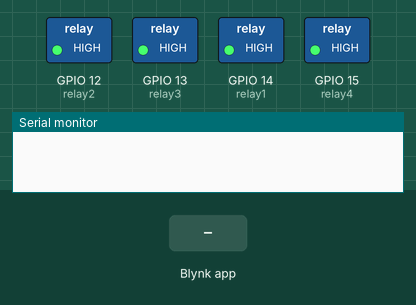
Recording of a sketch running on a simulated ESP8266 (NodeMCU). Shown: switched loads named in the sketch (green lamp = pin HIGH), the last lines printed to the serial monitor. Inputs (shaded band) come from the test bench. WiFi joins after 1.5 s; servers stay silent unless stated.

Above: at 3.0 s.
3.1 s: Blynk app writes 1 to V0
At 4.2 s:
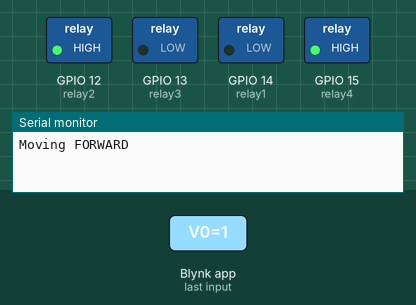
4.6 s: Blynk app writes 1 to V1
At 5.3 s:
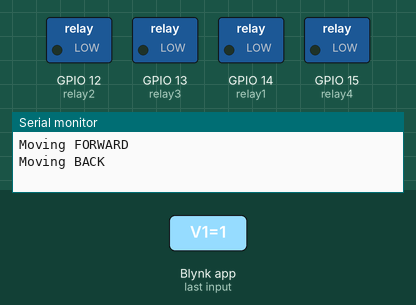
6.1 s: Blynk app writes 0 to V0
At 6.5 s:
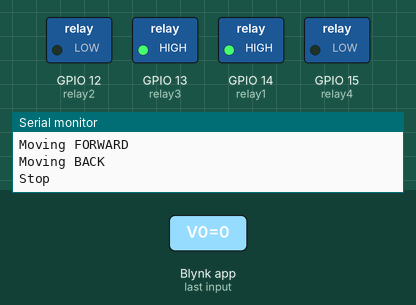
7.6 s: Blynk app writes 1 to V2
At 8.8 s:
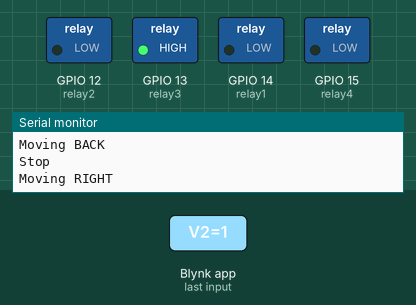
9.1 s: Blynk app writes 0 to V1
At 9.9 s:
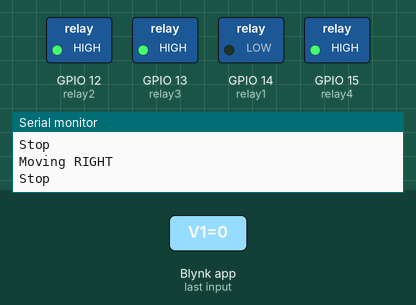
10.6 s: Blynk app writes 1 to V3
At 11.1 s:
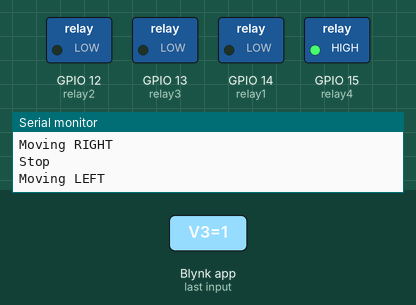
Timing chart, 0 to 13.1 s (numbered marks = the images above; inputs shaded):
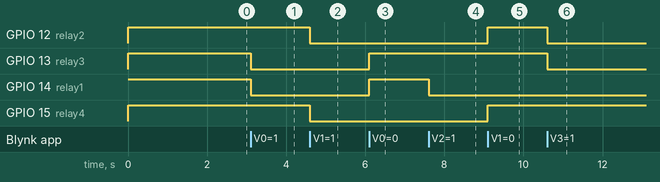

Measured:
- after the input at 3.1 s, GPIO 13 (relay3), GPIO 14 (relay1): HIGH → LOW at once
- after the input at 4.6 s, GPIO 12 (relay2), GPIO 15 (relay4): HIGH → LOW at once
- after the input at 6.1 s, GPIO 13 (relay3), GPIO 14 (relay1): LOW → HIGH at once
- after the input at 7.6 s, GPIO 14 (relay1): HIGH → LOW at once
- after the input at 9.1 s, GPIO 12 (relay2), GPIO 15 (relay4): LOW → HIGH at once
- after the input at 10.6 s, GPIO 12 (relay2), GPIO 13 (relay3): HIGH → LOW at once

The sketch:

IOT_CAR_TK_CODE.ino
```cpp
//This code is written to control the four wheel drive system using the relay module Check-out the wiring before using this code.

#define BLYNK_TEMPLATE_ID "TMPLlKf684b_"
#define BLYNK_TEMPLATE_NAME "car iot based"
#include <Blynk.h>
#define BLYNK_PRINT Serial
#include <ESP8266WiFi.h>
#include <BlynkSimpleEsp8266.h>

char auth[] = "xHFxPX9Z0HhtSe5eCmlIqi7T3iClFr_W";
char ssid[] = "ROBOT";
char pass[] = "ROBOT123";

int relay1 = 14;
int relay2 = 12;
int relay3 = 13;
int relay4 = 15;

void setup()
{
 pinMode(relay1, OUTPUT);
 pinMode(relay2, OUTPUT);
 pinMode(relay3, OUTPUT);
 pinMode(relay4, OUTPUT);

 digitalWrite(relay1, HIGH);
 digitalWrite(relay2, HIGH);
 digitalWrite(relay3, HIGH);
 digitalWrite(relay4, HIGH);

 Serial.begin(9600);
 Blynk.begin(auth, ssid, pass);

}

void loop()
{
 Blynk.run();
}

BLYNK_WRITE(V0)
{
  int forward = param.asInt();
  if (forward == 1)
    {
      Serial.println("Moving FORWARD");
      digitalWrite(relay1,LOW);
      digitalWrite(relay3,LOW);
    }
  else
    {
      Serial.println("Stop");
      digitalWrite(relay1,HIGH);
      digitalWrite(relay3,HIGH);
    }
}

BLYNK_WRITE(V1)
{
  int back = param.asInt();
  if (back == 1)
    {
      Serial.println("Moving BACK");
      digitalWrite(relay2,LOW);
      digitalWrite(relay4,LOW);
    }
  else
    {
      Serial.println("Stop");
      digitalWrite(relay2,HIGH);
      digitalWrite(relay4,HIGH);
    }
}

BLYNK_WRITE(V2)
{
  int right = param.asInt();
  if (right == 1)
    {
      Serial.println("Moving RIGHT");
      digitalWrite(relay1,LOW);
      digitalWrite(relay4,LOW);
    }
  else
    {
      Serial.println("Stop");
      digitalWrite(relay1,HIGH);
      digitalWrite(relay4,HIGH);
    }
}

BLYNK_WRITE(V3)
{
  int left = param.asInt();
  if (left == 1)
    {
      Serial.println("Moving LEFT");
      digitalWrite(relay2,LOW);
      digitalWrite(relay3,LOW);
    }
  else
    {
      Serial.println("Stop");
      digitalWrite(relay2,HIGH);
      digitalWrite(relay3,HIGH);
    }
}
```
